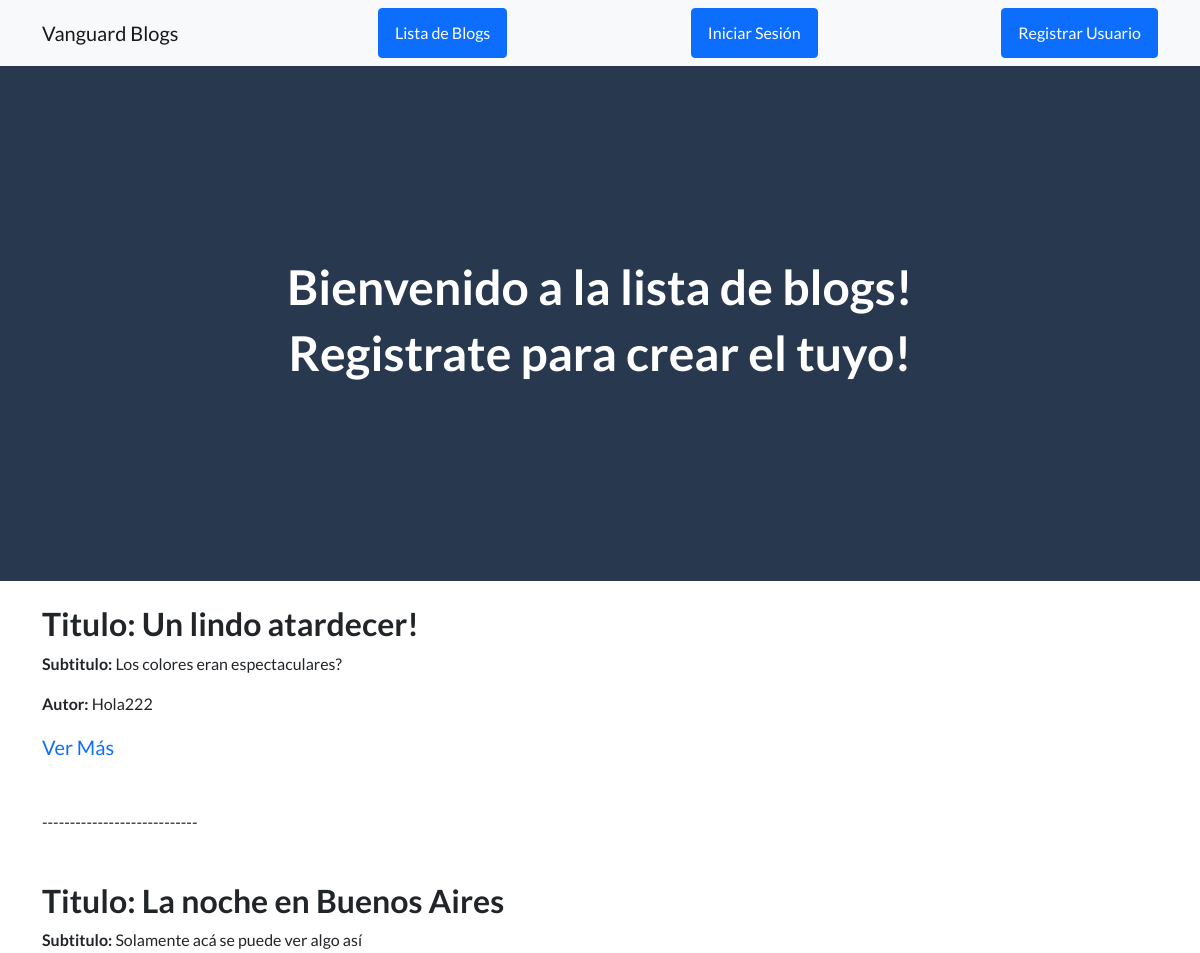
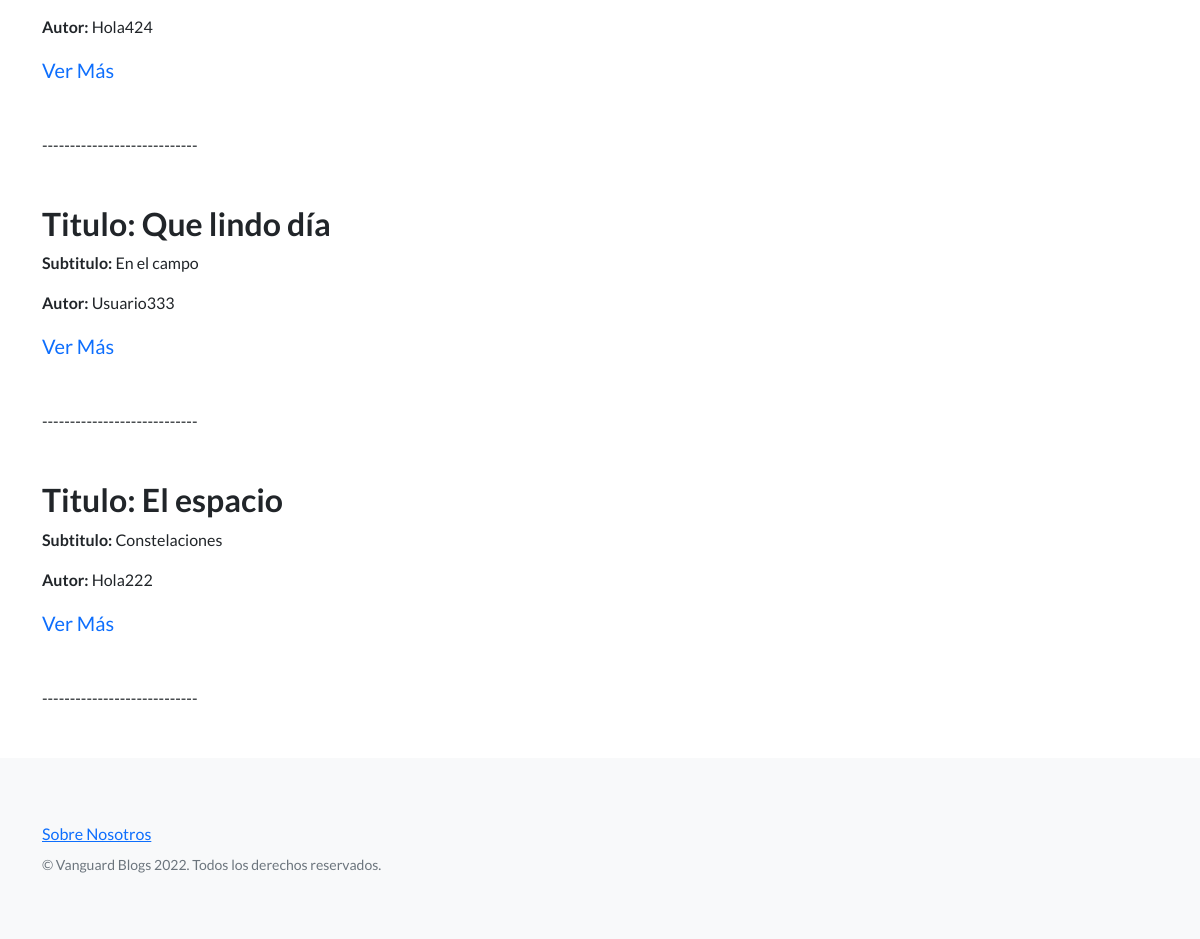
Page /ver_blogs on the committed database (2 pictures, top to bottom).
### app_blogs/models.py (models this page shows, shortened)
class Blog(models.Model):
    titulo = models.CharField(max_length=100)
    subtitulo = models.CharField(max_length=100)
    cuerpo = models.CharField(max_length=2000)
    fecha = models.DateTimeField(auto_now_add=True)
    imagen = models.ImageField(upload_to = 'blogs', null = True, blank = True)
    user = models.ForeignKey(User, on_delete=models.CASCADE)

### app_blogs/views.py (the view)
# urls.py: path('ver_blogs', views.ver_todos_blogs, name="Ver Blogs"),
def ver_todos_blogs(request):
    blogs = Blog.objects.all()
    usuarios = User.objects.all()
    mensaje = ""
    if not blogs:
        mensaje = "Todavía no hay ningún blog"
    return render(request, "app_blogs/ver_blogs.html", {"blogs":blogs, "usuarios":usuarios, "mensaje":mensaje})

### app_blogs/templates/app_blogs/ver_blogs.html (shortened to what this page needs)
{% extends "app_blogs/padre.html" %}
{% load static %}
{% block contenido_pagina %}
<header class="masthead">
    <div class="container position-relative">
        <div class="row justify-content-center">
            <div class="text-center text-white background-black">
                {% if not request.user.is_authenticated %}
                <h1>Bienvenido a la lista de blogs!</h1>
                <h1>Registrate para crear el tuyo!</h1>
                {% endif %}
            </div>
        </div>
    </div>
</header>
<div class="container position-relative">
    <div class="row justify-content-center">
        {% for post in blogs %}
               <h2>Titulo: {{post.titulo}}</h2>
               <p><strong> Subtitulo:</strong> {{post.subtitulo}}</p>
               {% for usuario in usuarios %}
                    {% if usuario.id == post.user_id %}
                    <p><strong>Autor:</strong> {{usuario.username}}</p>
                    {% endif %}
                {% endfor %}
                <p><a class="navbar-brand" href="ver_blogs/{{post.id}}">Ver Más</a></p>
                <p>----------------------------</p>
            {% endfor %}
        </div>
    </div>
{% endblock %}

### rows in the picture
Blog: titulo "Un lindo atardecer!", subtitulo "Los colores eran espectaculares?"
Blog: titulo "La noche en Buenos Aires", subtitulo "Solamente acá se puede ver algo así"
Blog: titulo "Que lindo día", subtitulo "En el campo"
Blog: titulo "El espacio", subtitulo "Constelaciones"

### other values in the picture
{{ usuario.username }} "Hola222"
{{ usuario.username }} "Hola424"
{{ usuario.username }} "Usuario333"
